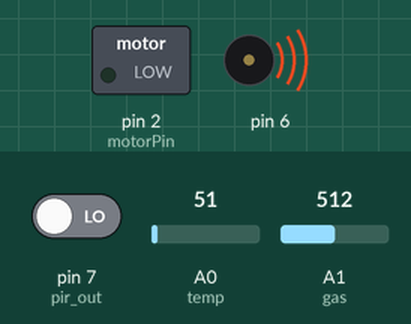
Bench run of a sketch on a simulated Arduino Uno, built with avr-gcc and run on an emulated ATmega328P. On the bench: switched loads named in the sketch (green lamp = pin HIGH), buzzer (waves = sounding). The test bench sets the inputs (shaded band); at power-on: pin 7 (pir_out) LOW, A0 (temp) = 51, A1 (gas) = 512.

Above: at 0.1 s.
At 1.1 s:
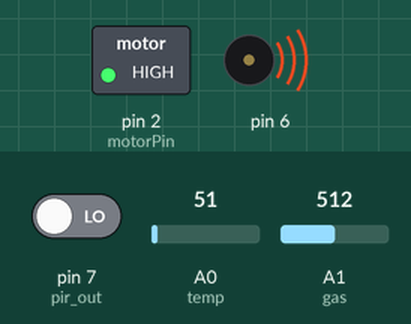
Timing chart, 0 to 2.6 s (numbered marks = the images above):
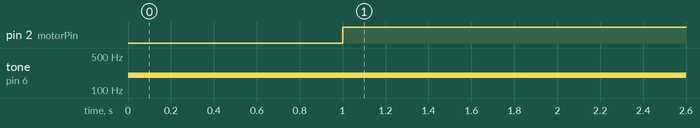

The sketch:

DetectBlackspot.ino
```cpp
const int buzz=6;
const int pir_out=7;  //PIR OUT SIGNAL
const int temp=A0;
const int gas=A1;
const int red_led=8;
const int green_led=10;
const int sensorThres = 120;
const int motorPin = 2;
int switchState = 0;
void setup()
{
   pinMode(pir_out,INPUT);
   pinMode(temp,INPUT);
   pinMode(gas,INPUT);
   pinMode(motorPin, OUTPUT);
   pinMode(red_led,INPUT);
   pinMode(green_led,INPUT);
   Serial.begin(9600);
   digitalWrite(green_led,LOW);
   digitalWrite(red_led,LOW);
}
void loop()
{
    int gas_response=analogRead(gas);
    int temp_response=analogRead(temp);

    /*TEMPERATURE  AND GAS SENSOR*/

    if((temp_response>318)|| (gas_response>sensorThres))
    {
        digitalWrite(red_led,HIGH);
        digitalWrite(green_led,LOW);
        tone(6,200);
        delay(500);
        noTone(11);
        delay(500);
    }
    else if ((temp_response>(287) & temp_response<318)|| (gas_response<sensorThres))
    {
        digitalWrite(green_led,HIGH);
        digitalWrite(red_led,LOW);
    }
    /*PIR SENSOR*/
    switchState = digitalRead(pir_out);

    if (switchState == HIGH) {
        digitalWrite(motorPin, LOW);
        digitalWrite(red_led,HIGH);
        digitalWrite(green_led,LOW);
        tone(6,200);
        delay(500);
        noTone(11);
        delay(500);
    }
    else {
        digitalWrite(motorPin, HIGH);
        digitalWrite(green_led,HIGH);
        digitalWrite(red_led,LOW);
    }
}
```

Measured:
- by itself, pin 2 (motorPin): LOW → HIGH at 1.0 s
- by itself, tone on pin 6: silent → 200 Hz at 0.00 s
